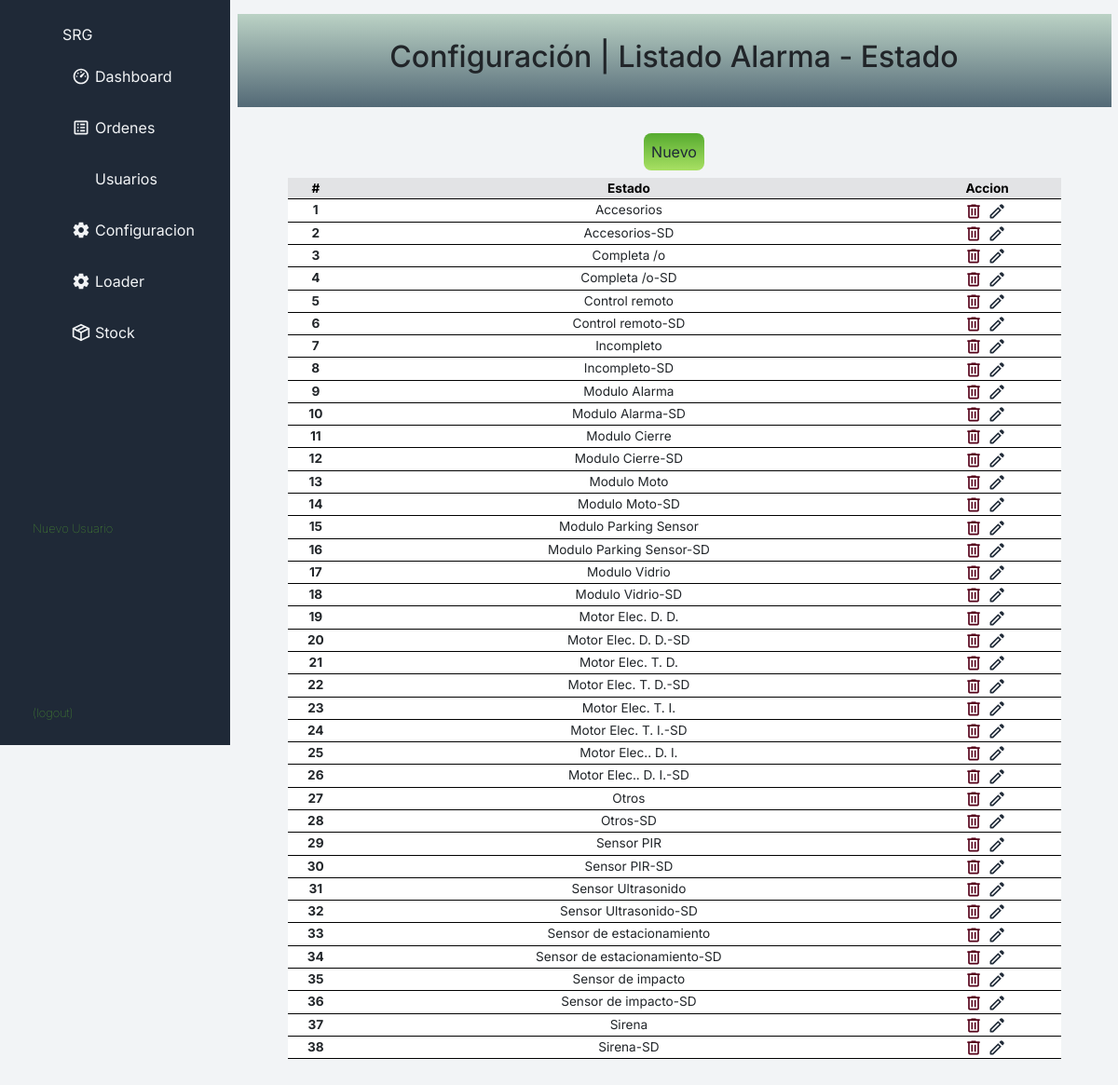
The page /Configuracion/config_alarma_estado on the database its author committed.
### Configuracion/models.py (models this page shows, shortened)
class EstadoAlarma (models.Model):
    estadoAlarma = models.CharField(max_length=60)

### Configuracion/views.py (the view)
# urls.py: path('config_alarma_estado', views.config_alarma_estado, name='config_alarma_estado'),
def config_alarma_estado(request):
    productos = EstadoAlarma.objects.all().order_by('estadoAlarma')
    return render(request, 'config_alarma_estado.html', {'alarma_estado': productos})

### Ordenes/templates/config_alarma_estado.html (shortened to what this page needs)
{% extends 'base_principal.html' %}
{% load static %}
{% block bloque-main %}
<div class="cont-config-edit">
    <div class="titulo">
        <h2>Configuración | Listado Alarma - Estado</h2>
    </div>
    <section>
    <button class="boton-comun agregar">
       <a href="{% url 'add_item_alarma_estado' %}">Nuevo</a>
    </button>
    </section>
    <table class="table table-hover tabla-personalizada">
      <thead class="redondeada">
        <tr class=" table table-secondary">
          <th scope="col">#</th>
          <th scope="col">Estado</th>
          <th scope="col">Accion</th>
        </tr>
      </thead>
      <tbody>
        {% for n in alarma_estado %}
        <tr>
          <th scope="row">{{ forloop.counter }}</th>
          <td>{{n.estadoAlarma}}</td>
          <td><a href="{% url 'del_item_alarma_estado' n.id %}"><img class="side-menu-icon bordeaux" src="{% static 'Ordenes/img/trash.svg' %}"
            alt="imagen"></a><a href="{% url 'edit_item_alarma_estado' n.id %}"><img class="side-menu-icon oscuro" src="{% static 'Ordenes/img/edit.svg' %}"
              alt="imagen"></a></td>
        </tr>
        {% endfor %}
      </tbody>
    </table>
</div>
{% endblock %}

### Ordenes/static/ordenes/css/style.css (style rules this page uses)
* { margin: 0; padding: 0; list-style: none; text-decoration: none; font-family: 'Inter', sans-serif; text-decoration: none !important; }
a { color: #f2f4f6; }
body { background: #f2f4f6; }
.side-menu-icon { margin-right: 5px; width: 20px; filter: invert(100%) sepia(17%) saturate(675%) hue-rotate(174deg) brightness(99%) contrast(94%); }
table { box-sizing: border-box; padding: 15px; }
table, th, td { text-align: center; border-collapse: collapse; border-bottom: 1px solid black; }
th, td { margin-bottom: 5px; }
td, th { font-size: 0.85rem; }
.cont-config-edit { width: calc(90vw - 250px); display: flex; flex-direction: column; align-items: center; }
.tabla-personalizada { width: calc(90vw - 250px); background-color: white; }
td, th { padding: 1px !important; }
.redondeada { border-radius: 10px !important; }
.boton-comun { box-sizing: border-box; padding: 8px; height: 40px; border-radius: 8px; border: 0px solid; margin: 8px; }
.agregar { background: linear-gradient(to bottom, #56ab2f, #a8e063); }
.agregar a { color: #1f2937; }
.oscuro { filter: invert(11%) sepia(26%) saturate(854%) hue-rotate(174deg) brightness(101%) contrast(89%); }
.bordeaux { filter: invert(8%) sepia(45%) saturate(7500%) hue-rotate(333deg) brightness(70%) contrast(104%); }
.titulo { display: flex; align-items: center; justify-content: center; width: calc(99vw - 250px); height: 100px; background: linear-gradient(to bottom, #bbd2c5, #536976); margin-bottom: 20px; }

### rows shown on the page
EstadoAlarma: estadoAlarma "Accesorios"
EstadoAlarma: estadoAlarma "Accesorios-SD"
EstadoAlarma: estadoAlarma "Completa /o"
EstadoAlarma: estadoAlarma "Completa /o-SD"
EstadoAlarma: estadoAlarma "Control remoto"
EstadoAlarma: estadoAlarma "Control remoto-SD"
EstadoAlarma: estadoAlarma "Incompleto"
EstadoAlarma: estadoAlarma "Incompleto-SD"
EstadoAlarma: estadoAlarma "Modulo Alarma"
EstadoAlarma: estadoAlarma "Modulo Alarma-SD"
EstadoAlarma: estadoAlarma "Modulo Cierre"
EstadoAlarma: estadoAlarma "Modulo Cierre-SD"
EstadoAlarma: estadoAlarma "Modulo Moto"
EstadoAlarma: estadoAlarma "Modulo Moto-SD"
EstadoAlarma: estadoAlarma "Modulo Parking Sensor"
EstadoAlarma: estadoAlarma "Modulo Parking Sensor-SD"
EstadoAlarma: estadoAlarma "Modulo Vidrio"
EstadoAlarma: estadoAlarma "Modulo Vidrio-SD"
EstadoAlarma: estadoAlarma "Motor Elec. D. D."
EstadoAlarma: estadoAlarma "Motor Elec. D. D.-SD"
EstadoAlarma: estadoAlarma "Motor Elec. T. D."
EstadoAlarma: estadoAlarma "Motor Elec. T. D.-SD"
EstadoAlarma: estadoAlarma "Motor Elec. T. I."
EstadoAlarma: estadoAlarma "Motor Elec. T. I.-SD"
EstadoAlarma: estadoAlarma "Motor Elec.. D. I."
EstadoAlarma: estadoAlarma "Motor Elec.. D. I.-SD"
EstadoAlarma: estadoAlarma "Otros"
EstadoAlarma: estadoAlarma "Otros-SD"
EstadoAlarma: estadoAlarma "Sensor PIR"
EstadoAlarma: estadoAlarma "Sensor PIR-SD"
EstadoAlarma: estadoAlarma "Sensor Ultrasonido"
EstadoAlarma: estadoAlarma "Sensor Ultrasonido-SD"
EstadoAlarma: estadoAlarma "Sensor de estacionamiento"
EstadoAlarma: estadoAlarma "Sensor de estacionamiento-SD"
EstadoAlarma: estadoAlarma "Sensor de impacto"
EstadoAlarma: estadoAlarma "Sensor de impacto-SD"
EstadoAlarma: estadoAlarma "Sirena"
EstadoAlarma: estadoAlarma "Sirena-SD"
